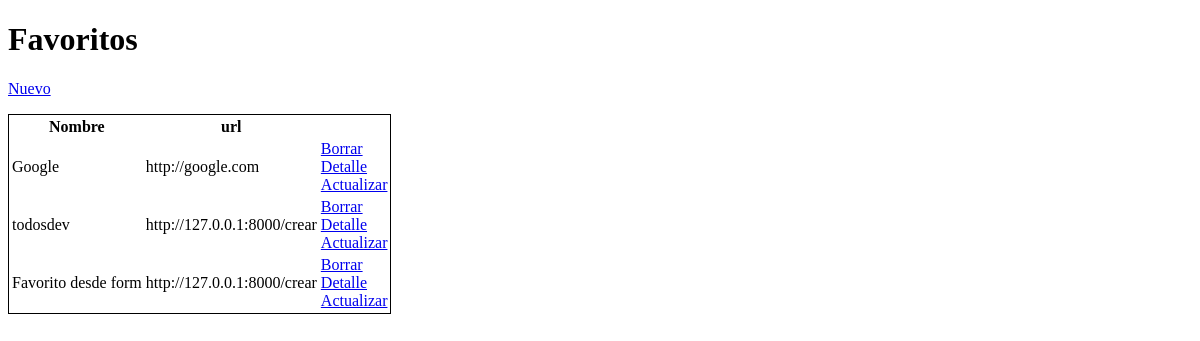
The app's page /, older data.
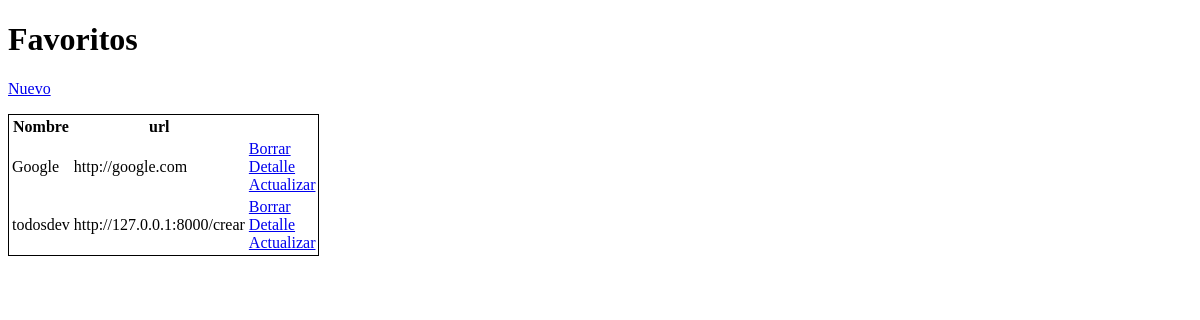
The same page, newer data.
### favoritos/models.py (models this page shows)
class Favoritos(models.Model):
    nombre =  models.CharField(max_length=50, blank=True)
    url = models.URLField()

### favoritos/views.py (the view)
# urls.py: path('', index_favoritos, name='index'),
def index_favoritos(request):
    favioritos_lista = Favoritos.objects.all()
    context = {
            'favoritos_lista' : favioritos_lista
        }
    return render(request, 'favoritos/lista.html', context)

### favoritos/templates/favoritos/lista.html (shortened to what this page needs)
<!DOCTYPE html>
<html lang="en">
  <head>
  </head>
  <body>
    <h1>Favoritos</h1>
    <p><a href="{% url 'favoritos:crear' %}">Nuevo</a></p>
    <table style="border: 1px solid black">
      <thead>
        <tr>
          <th>Nombre</th>
          <th>url</th>
        </tr>
      </thead>
      <tbody>
        {% for favorito in favoritos_lista %}
        <tr>
          <td>{{ favorito.nombre }}</td>
          <td>{{ favorito.url }}</td>
          <td>
            <a href="{% url 'favoritos:borrar' favorito.pk %}">Borrar</a>
            <br />
            <a href="{% url 'favoritos:detalle' favorito.pk %}"> Detalle</a>
            <br />
            <a href="{% url 'favoritos:actualizar' favorito.pk %}"
              >Actualizar</a
            >
          </td>
        </tr>
        {% endfor %}
      </tbody>
    </table>
  </body>
</html>

Row changes from the older to the newer data that the page shows:
removed Favoritos: nombre "Favorito desde form", url "http://127.0.0.1:8000/crear"
